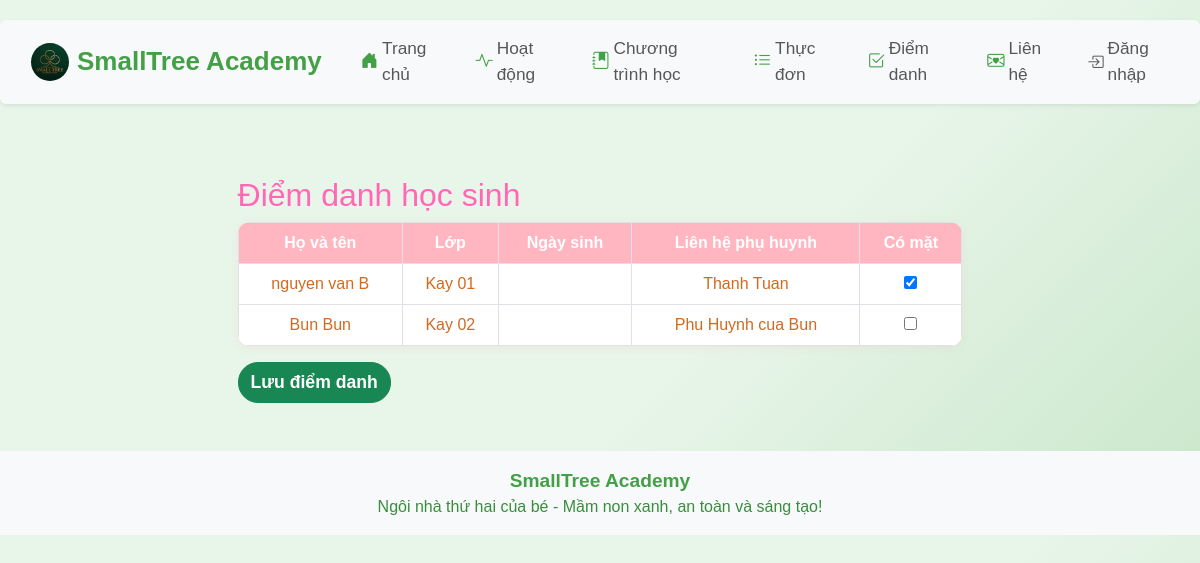
The app's page /attendance/mark with its own data.
### app/models.py (models this page shows)
class Child(db.Model):
    id = db.Column(db.Integer, primary_key=True)
    name = db.Column(db.String(100), nullable=False)
    age = db.Column(db.Integer, nullable=False)
    parent_contact = db.Column(db.String(100), nullable=False)
    class_name = db.Column(db.String(100))
    birth_date = db.Column(db.String(20))
    status = db.Column(db.String(20), default='Chưa điểm danh')
    email = db.Column(db.String(100))
    phone = db.Column(db.String(20))
    password = db.Column(db.String(100))
    student_code = db.Column(db.String(20), unique=True, nullable=True)

### app/routes.py (the view, shortened to what this page needs)
@main.route('/attendance/mark', methods=['GET', 'POST'])
def mark_attendance():
    students = Child.query.all()
    mobile = is_mobile()
    return render_template('mark_attendance.html', students=students, title='Điểm danh học sinh', mobile=mobile)

### app/__init__.py (called while the page is built)
def create_app():
    app = Flask(__name__)
    app.config['SECRET_KEY'] = 'your-secret-key'
    app.config['SQLALCHEMY_DATABASE_URI'] = 'sqlite:///site.db'
    app.config['SQLALCHEMY_TRACK_MODIFICATIONS'] = False
    db.init_app(app)
    migrate = Migrate(app, db)
    csrf = CSRFProtect(app)
    @app.context_processor
    def inject_csrf_token():
        from flask_wtf.csrf import generate_csrf
        return dict(csrf_token=generate_csrf)
    from app.routes import main
    app.register_blueprint(main)
    return app

### app/routes.py (called while the page is built)
def is_mobile():
    ua = request.user_agent.string.lower()
    return 'mobile' in ua or 'android' in ua or 'iphone' in ua

### app/templates/mark_attendance.html (shortened to what this page needs)
{% extends 'base.html' %}
{% block content %}
<div class="container mt-5">
    <h2>Điểm danh học sinh</h2>
    <form method="post">
        <table class="table table-bordered">
            <thead>
                <tr>
                    <th>Họ và tên</th>
                    <th>Lớp</th>
                    <th>Ngày sinh</th>
                    <th>Liên hệ phụ huynh</th>
                    <th>Có mặt</th>
                </tr>
            </thead>
            <tbody>
                {% for student in students %}
                <tr>
                    <td>{{ student.name }}</td>
                    <td>{{ student.class_name if student.class_name else '' }}</td>
                    <td>{{ student.birth_date if student.birth_date else '' }}</td>
                    <td>{{ student.parent_contact }}</td>
                    <td><input type="checkbox" name="present_{{ student.id }}" {% if student.status == 'Có mặt' %}checked{% endif %}></td>
                </tr>
                {% else %}
                <tr><td colspan="5">Chưa có học sinh nào.</td></tr>
                {% endfor %}
            </tbody>
        </table>
        <button type="submit" class="btn btn-success">Lưu điểm danh</button>
    </form>
</div>
{% endblock %}

### app/static/css/style.css (style rules this page uses)
body { font-family: 'Comic Sans MS', 'Arial', sans-serif; background: linear-gradient(135deg, #e8f5e9 60%, #c8e6c9 100%); }
.container { width: 80%; margin: auto; overflow: hidden; }
h1, h2, h3 { color: #ff69b4; font-family: 'Comic Sans MS', 'Arial', sans-serif; text-shadow: 1px 1px 2px #fff0f5; }
.btn-primary, .btn-info, .btn-success, .btn-secondary { border-radius: 20px; font-weight: bold; font-size: 1.1em; }
.table { background: #fff0f5; border-radius: 12px; overflow: hidden; box-shadow: 0 2px 8px rgba(255, 182, 193, 0.2); }
.table th { background: #ffb6c1; color: #fff; font-size: 1em; text-align: center; }
.table td { text-align: center; vertical-align: middle; font-size: 1em; color: #d2691e; }

### records on screen
Child: name "nguyen van B", class_name "Kay 01", parent_contact "Thanh Tuan", status "☑"
Child: name "Bun Bun", class_name "Kay 02", parent_contact "Phu Huynh cua Bun"
